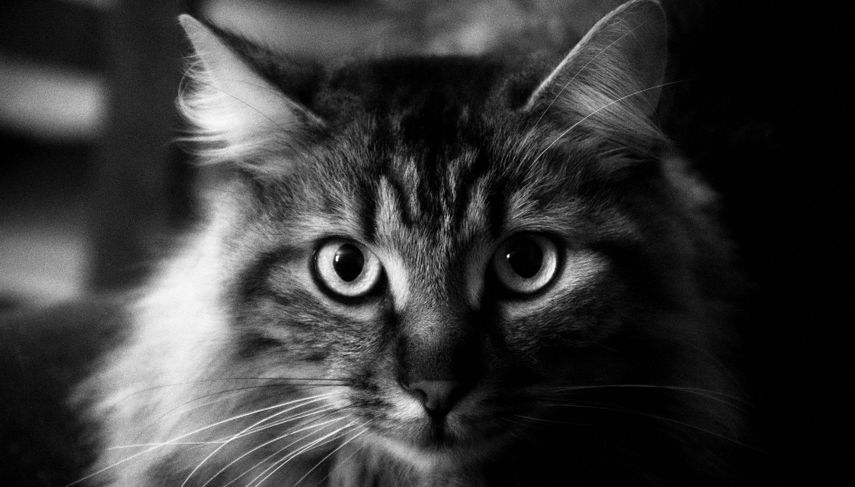
#> input picture test.png, 855 x 487 px
$ python floyd-steinburg_dithering.py
#> lines starting #> are read from the running program, lines starting #| are printed output that depends on the picture
from PIL import Image
import numpy as np


IMGFILE = 'test.png'


def find_closest_pallete_color(pixel): # black and white
    return 255 if max(pixel)>=128 else 0


def main():

    with Image.open(IMGFILE) as im:
#> im is the input picture: PIL image 855x487 RGB; min 0, max 255, mean 55.3
        w,h = im.size
#> w = 855; h = 487
        pixels = im.load()

    print("Computing ...")

    for y in range(1, h-1):
        for x in range(1, w-1):
            oldpixel = pixels[x, y]
            newpixel = find_closest_pallete_color(oldpixel)
            pixels[x, y] = (newpixel,)*3
            quant_error = max(oldpixel) - newpixel
            pixels[x + 1, y    ] = (max(pixels[x + 1, y    ]) + int(quant_error * 7 / 16),)*3
            pixels[x - 1, y + 1] = (max(pixels[x - 1, y + 1]) + int(quant_error * 3 / 16),)*3
            pixels[x    , y + 1] = (max(pixels[x    , y + 1]) + int(quant_error * 5 / 16),)*3
            pixels[x + 1, y + 1] = (max(pixels[x + 1, y + 1]) + int(quant_error * 1 / 16),)*3

    im.show()
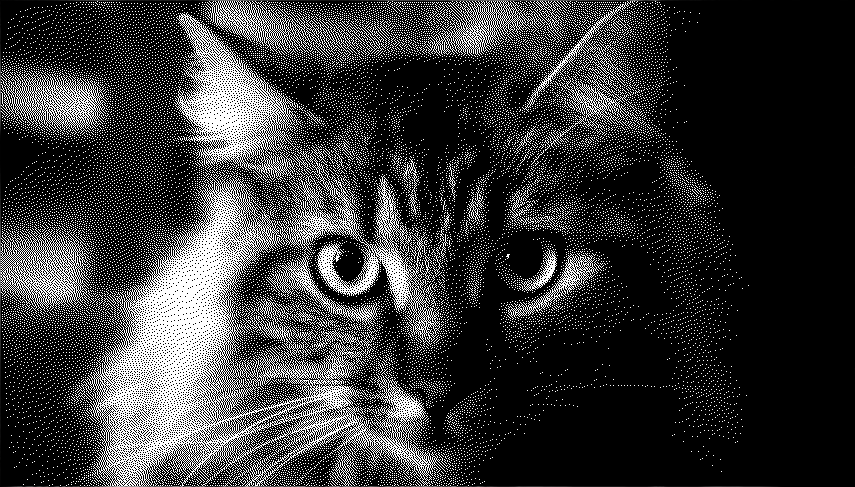
#> shown: PIL image 855x487 RGB; min 0, max 255, mean 54.6

if __name__ == "__main__":
    main()
